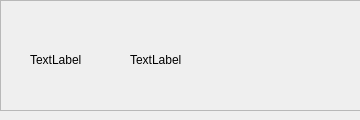
<?xml version="1.0" encoding="UTF-8"?>
<ui version="4.0">
 <class>MyListWidgetItem</class>
 <widget class="QWidget" name="MyListWidgetItem">
  <property name="geometry">
   <rect>
    <x>0</x>
    <y>0</y>
    <width>360</width>
    <height>120</height>
   </rect>
  </property>
  <property name="windowTitle">
   <string>Form</string>
  </property>
  <widget class="QLabel" name="label_image">
   <property name="geometry">
    <rect>
     <x>30</x>
     <y>30</y>
     <width>60</width>
     <height>60</height>
    </rect>
   </property>
   <property name="text">
    <string>TextLabel</string>
   </property>
  </widget>
  <widget class="QLabel" name="label_path">
   <property name="geometry">
    <rect>
     <x>130</x>
     <y>49</y>
     <width>191</width>
     <height>21</height>
    </rect>
   </property>
   <property name="text">
    <string>TextLabel</string>
   </property>
  </widget>
  <widget class="QFrame" name="frame">
   <property name="geometry">
    <rect>
     <x>0</x>
     <y>0</y>
     <width>361</width>
     <height>111</height>
    </rect>
   </property>
   <property name="frameShape">
    <enum>QFrame::StyledPanel</enum>
   </property>
   <property name="frameShadow">
    <enum>QFrame::Raised</enum>
   </property>
  </widget>
 </widget>
 <resources/>
 <connections/>
</ui>
